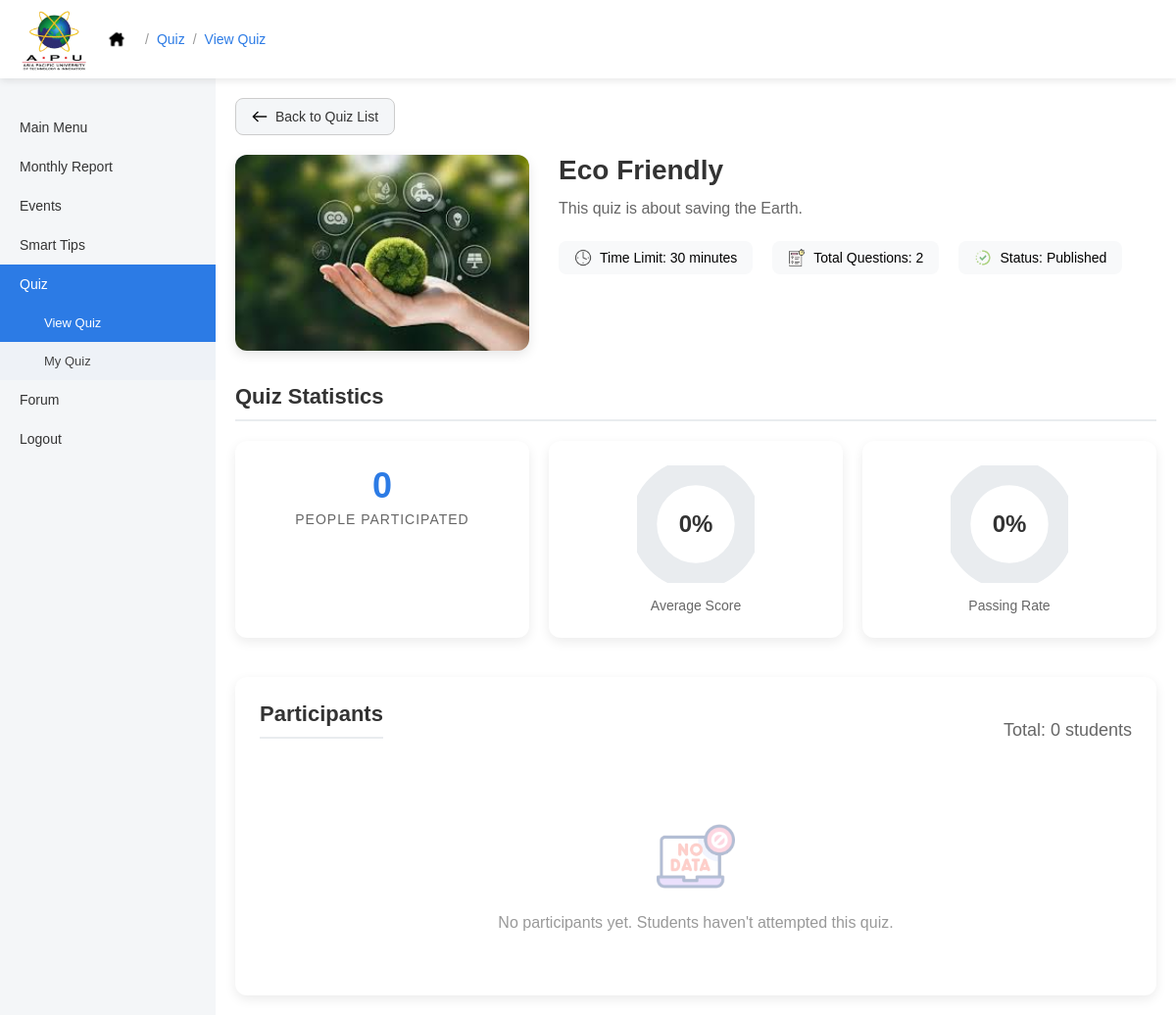
Screenshot of /pages/officer/officer_quiz_detail.php?quiz_id=2 (signed in) with the database file from the repository.
### tables this page shows
CREATE TABLE IF NOT EXISTS `quiz` (
  `quiz_id` int NOT NULL AUTO_INCREMENT,
  `title` varchar(100) NOT NULL,
  `description` varchar(500) NOT NULL,
  `time_limit` int NOT NULL,
  `picture` varchar(255) NOT NULL,
  `status` enum('draft','published','','') NOT NULL,
  `created_at` datetime NOT NULL DEFAULT CURRENT_TIMESTAMP,
  `user_id` int NOT NULL,
  PRIMARY KEY (`quiz_id`),
  KEY `user_id` (`user_id`)
);

### pages/officer/officer_quiz_detail.php (the view, shortened to what this page needs)
<?php
require '../../config/db.php';
$user_role = $_SESSION['role'];
if ($user_role === 'admin') {
    $main_menu_link = '../../pages/admin/admin_main.php';
} else {
    $main_menu_link = 'officer_main.php';
    $profile_link = 'officer_profile.php';
}
$quiz_id = intval($_GET['quiz_id']);
$quiz_data = null;
$total_questions = 0;
$participants_count = 0;
$average_score = 0;
$passing_rate = 0;
$attempts_data = [];
try {
    $quiz_query = "SELECT * FROM quiz WHERE quiz_id = ?";
    $stmt = $conn->prepare($quiz_query);
    $stmt->bind_param("i", $quiz_id);
    if (!$stmt->execute()) {
        throw new Exception("Failed to execute quiz query: " . $stmt->error);
    }
    $quiz_result = $stmt->get_result();
    $quiz_data = $quiz_result->fetch_assoc();
    $questions_query = "SELECT COUNT(*) as total FROM question WHERE quiz_id = ?";
    $stmt = $conn->prepare($questions_query);
    $stmt->bind_param("i", $quiz_id);
    if (!$stmt->execute()) {
        throw new Exception("Failed to execute questions query: " . $stmt->error);
    }
    $questions_result = $stmt->get_result();
    $questions_data = $questions_result->fetch_assoc();
    $total_questions = $questions_data['total'];
    $attempts_query = "
        SELECT
            user_id,
            score,
            attempted_date
        FROM quiz_attempt
        WHERE quiz_id = ? AND quiz_completed = 'Completed'
        ORDER BY attempted_date DESC
    ";
    $stmt = $conn->prepare($attempts_query);
    $stmt->bind_param("i", $quiz_id);
    if (!$stmt->execute()) {
        throw new Exception("Failed to execute attempts query: " . $stmt->error);
    }
    $attempts_result = $stmt->get_result();
    $attempts_data = $attempts_result->fetch_all(MYSQLI_ASSOC);
    $participants_count = count($attempts_data);
    $total_score = 0;
    $passed_count = 0;
    if ($participants_count > 0) {
        $average_score = round($total_score / $participants_count, 1);
        $passing_rate = round(($passed_count / $participants_count) * 100, 1);
    } else {
        $average_score = 0;
        $passing_rate = 0;
    }
} catch (Exception $e) {
    $_SESSION['error'] = "Database error occurred: " . $e->getMessage();
    error_log("Quiz detail error: " . $e->getMessage());
    header("Location: officer_quiz.php");
    exit();
}
?>
<!DOCTYPE html>
<html lang="en">
<head>
    <link rel="stylesheet" href="../../assets/css/style.css">
    <link rel="stylesheet" href="../../assets/css/officer/officer_main.css">
    <link rel="stylesheet" href="../../assets/css/officer/officer_quiz.css">
    <link rel="stylesheet" href="../../assets/css/officer/officer_profile.css">
</head>
<body>
<div class="topbar">
    <div class="topbar-left">
        <img src="../../assets/images/apu-logo.png" class="top-logo">
        <a href = "<?= $main_menu_link ?>" class = "home-btn">
            <img src="../../assets/images/home-icon.png" class="home-icon">
        </a>
        <span class="breadcrumb">
            <span class="breadcrumb-separator">/</span>
            <a href="officer_quiz.php" class="breadcrumb-link">Quiz</a>
            <span class="breadcrumb-separator">/</span>
            <a href="officer_quiz.php" class="breadcrumb-link">View Quiz</a>
        </span>
    </div>
</div>
<div class="dashboard">
    <div class="sidebar">
        <a href = "<?= $main_menu_link ?>">Main Menu</a>
        <a href="officer_monthly_report.php">Monthly Report</a>
        <a href="officer_event.php">Events</a>
        <a href="../../pages/student/browse_tips.php">Smart Tips</a>
        <div class="sidebar-group">
            <a href="officer_quiz.php" class="active">Quiz</a>
            <a href="officer_quiz.php" class="sub-link active">View Quiz</a>
            <a href="officer_my_quiz.php" class="sub-link">My Quiz</a>
        </div>
        <a href="officer_forum.php">Forum</a>
        <a href="../auth/logout.php">Logout</a>
    </div>
    <div class="content quiz-detail-page">
        <a href="officer_quiz.php" class="back-button">
            <img src="../../assets/images/back-icon.png" alt="Back">
            Back to Quiz List
        </a>
        <div class="quiz-header-section">
            <div class="quiz-image-container">
                <img src="../../uploads/quiz/<?= htmlspecialchars($quiz_data['picture']) ?>"
                     alt="Quiz Image"
                     class="quiz-image"
                     onerror="this.src='../../assets/images/default-quiz.png'">
            </div>
            <div class="quiz-info">
                <h1 class="quiz-title"><?= htmlspecialchars($quiz_data['title']) ?></h1>
                <p class="quiz-description"><?= htmlspecialchars($quiz_data['description']) ?></p>
                <div class="quiz-meta">
                    <div class="meta-item">
                        <img src="../../assets/images/clock-icon.png" alt="Time">
                        <span>Time Limit: <?= htmlspecialchars($quiz_data['time_limit']) ?> minutes</span>
                    </div>
                    <div class="meta-item">
                        <img src="../../assets/images/question-icon.png" alt="Questions">
                        <span>Total Questions: <?= $total_questions ?></span>
                    </div>
                    <div class="meta-item">
                        <img src="../../assets/images/progress-icon.png" alt="Status">
                        <span>Status: <?= htmlspecialchars(ucfirst($quiz_data['status'])) ?></span>
                    </div>
                </div>
            </div>
        </div>
        <div class="statistics-section">
            <h2 class="section-title">Quiz Statistics</h2>
            <div class="stats-container">
                <div class="stat-card">
                    <div class="stat-value"><?= $participants_count ?></div>
                    <div class="stat-label">People Participated</div>
                </div>
                <div class="stat-card">
                    <div class="stat-circle">
                        <svg class="circle-svg" viewBox="0 0 36 36">
                            <path class="circle-bg"
                                d="M18 2.0845
                                    a 15.9155 15.9155 0 0 1 0 31.831
                                    a 15.9155 15.9155 0 0 1 0 -31.831"
                                fill="none"
                                stroke-width="2"
                            />
                            <path class="circle-progress"
                                d="M18 2.0845
                                    a 15.9155 15.9155 0 0 1 0 31.831
                                    a 15.9155 15.9155 0 0 1 0 -31.831"
                                fill="none"
                                stroke="#2c7be5"
                                stroke-width="2"
                                stroke-dasharray="<?= $average_score ?>, 100"
                                stroke-linecap="round"
                            />
                        </svg>
                        <div class="circle-text"><?= $average_score ?>%</div>
                    </div>
                    <div class="circle-label">Average Score</div>
                </div>
                <div class="stat-card">
                    <div class="stat-circle">
                        <svg class="circle-svg" viewBox="0 0 36 36">
                            <path class="circle-bg"
                                d="M18 2.0845
                                    a 15.9155 15.9155 0 0 1 0 31.831
                                    a 15.9155 15.9155 0 0 1 0 -31.831"
                                fill="none"
                                stroke-width="2"
                            />
                            <path class="circle-progress"
                                d="M18 2.0845
                                    a 15.9155 15.9155 0 0 1 0 31.831
                                    a 15.9155 15.9155 0 0 1 0 -31.831"
                                fill="none"
                                stroke="#28a745"
                                stroke-width="2"
                                stroke-dasharray="<?= $passing_rate ?>, 100"
                                stroke-linecap="round"
                            />
                        </svg>
                        <div class="circle-text"><?= $passing_rate ?>%</div>
                    </div>
                    <div class="circle-label">Passing Rate</div>
                </div>
            </div>
        </div>
        <div class="participants-section">
            <div class="participants-header">
                <h2 class="section-title">Participants</h2>
                <div class="participants-count">Total: <?= $participants_count ?> students</div>
            </div>
            <?php if ($participants_count > 0): ?>
                <div class="table-responsive">
                    <table class="participants-table">
                        <thead>
                            <tr>
                                <th>Student ID</th>
                                <th>Score</th>
                                <th>Status</th>
                                <th>Attempt Date</th>
                            </tr>
                        </thead>
                        <tbody>
                            <?php foreach ($attempts_data as $attempt):
                                $score = $attempt['score'] ?? 0;
                                $percentage = $score;
                                $status_class = $score >= 50 ? 'score-pass' : 'score-fail';
                                $status_text = $score >= 50 ? 'Passed' : 'Failed';
                            ?>
                                <tr>
                                    <td>Student #<?= htmlspecialchars($attempt['user_id']) ?></td>
                                    <td><?= $score ?>%</td>
                                    <td>
                                        <span class="score-indicator <?= $status_class ?>">
                                            <?= $status_text ?>
                                        </span>
                                    </td>
                                    <td><?= date('M d, Y H:i', strtotime($attempt['attempted_date'])) ?></td>
                                </tr>
                            <?php endforeach; ?>
                        </tbody>
                    </table>
                </div>
            <?php else: ?>
                <div class="no-data">
                    <img src="../../assets/images/no-data-icon.png" alt="No Data" class="no-data-icon">
                    <p>No participants yet. Students haven't attempted this quiz.</p>
                </div>
            <?php endif; ?>
        </div>
    </div>
</div>
</body>
</html>

### assets/css/style.css (style rules this page uses)
* { box-sizing: border-box; margin: 0; padding: 0; }
body { font-family: Arial, sans-serif; background: linear-gradient(to bottom right, #2c7be5, #67b6f9); }

### assets/css/officer/officer_main.css (style rules this page uses)
.topbar { height: 80px; background: #ffffff; display: flex; align-items: center; justify-content: space-between; padding: 0 20px; box-shadow: 0 2px 8px rgba(0,0,0,0.1); position: relative; }
.topbar-left { display: flex; align-items: center; gap: 15px; }
.top-logo { height: 70px; }
.home-btn { display: flex; align-items: center; }
.home-icon { width: 28px; }
.dashboard { display: flex; min-height: calc(100vh - 80px); height: auto; }
.sidebar { width: 220px; background: #f4f6f8; padding-top: 30px; display: flex; flex-direction: column; }
.sidebar a { padding: 12px 20px; text-decoration: none; color: #333; font-size: 14px; transition: background-color 0.3s, color 0.3s; }
.sidebar a.active { background: #2c7be5; color: white; }
.content { flex: 1; padding: 30px; background: #ffffff; }

### assets/css/officer/officer_quiz.css (style rules this page uses)
.sidebar-group { display: flex; flex-direction: column; }
.sidebar-group .sub-link { padding-left: 45px; font-size: 13px; background: #eef2f7; color: #444; }
.sidebar .sub-link.active { background: #2c7be5; color: #fff; }
.quiz-detail-page { background: #ffffff; height: calc(100vh - 80px); overflow-y: auto; padding: 20px; }
.back-button { display: inline-flex; align-items: center; gap: 8px; background: #f4f6f8; color: #333; padding: 10px 16px; border-radius: 8px; border: 1px solid #ccc; text-decoration: none; margin-bottom: 20px; font-size: 14px; }
.back-button img { width: 16px; height: 16px; }
.quiz-header-section { display: flex; gap: 30px; margin-bottom: 30px; align-items: flex-start; }
.quiz-image-container { flex: 0 0 300px; }
.quiz-image { width: 100%; height: 200px; object-fit: cover; border-radius: 12px; box-shadow: 0 4px 12px rgba(0,0,0,0.1); }
.quiz-info { flex: 1; }
.quiz-title { font-size: 28px; margin-bottom: 10px; color: #333; }
.quiz-description { font-size: 16px; line-height: 1.6; color: #666; margin-bottom: 20px; }
.quiz-meta { display: flex; gap: 20px; margin-bottom: 20px; }
.meta-item { display: flex; align-items: center; gap: 8px; padding: 8px 16px; background: #f8f9fa; border-radius: 8px; font-size: 14px; }
.meta-item img { width: 18px; height: 18px; opacity: 0.7; }
.statistics-section { margin-bottom: 40px; }
.section-title { font-size: 22px; margin-bottom: 20px; color: #333; padding-bottom: 10px; border-bottom: 2px solid #e9ecef; }
.stats-container { display: grid; grid-template-columns: repeat(auto-fit, minmax(250px, 1fr)); gap: 20px; margin-bottom: 30px; }
.stat-card { background: #fff; border-radius: 12px; padding: 25px; box-shadow: 0 4px 12px rgba(0,0,0,0.08); text-align: center; }
.stat-circle { position: relative; width: 120px; height: 120px; margin: 0 auto 15px; }
.circle-svg { width: 100%; height: 100%; transform: rotate(-90deg); }
.circle-text { position: absolute; top: 50%; left: 50%; transform: translate(-50%, -50%); font-size: 24px; font-weight: bold; color: #333; }
.circle-label { font-size: 14px; color: #666; margin-top: 5px; }
.stat-value { font-size: 36px; font-weight: bold; color: #2c7be5; margin-bottom: 5px; }
.stat-label { font-size: 14px; color: #666; text-transform: uppercase; letter-spacing: 1px; }
.participants-section { background: #fff; border-radius: 12px; padding: 25px; box-shadow: 0 4px 12px rgba(0,0,0,0.08); }
.participants-header { display: flex; justify-content: space-between; align-items: center; margin-bottom: 20px; }
.participants-count { font-size: 18px; color: #666; }
.no-data { text-align: center; padding: 40px; color: #999; font-size: 16px; }
.no-data-icon { width: 80px; height: 80px; opacity: 0.3; margin-bottom: 15px; }

### assets/css/officer/officer_profile.css (style rules this page uses)
.breadcrumb { display: flex; align-items: center; gap: 8px; }
.breadcrumb-separator { color: #999; font-size: 14px; }
.breadcrumb-link { font-size: 14px; color: #2c7be5; text-decoration: none; }

### rows the page displays
quiz: picture (picture), title "Eco Friendly", description "This quiz is about saving the Earth.", time_limit "30", status "Published"

### other values shown
$total_questions "2"
$participants_count "0"
$average_score "0"
$passing_rate "0"
